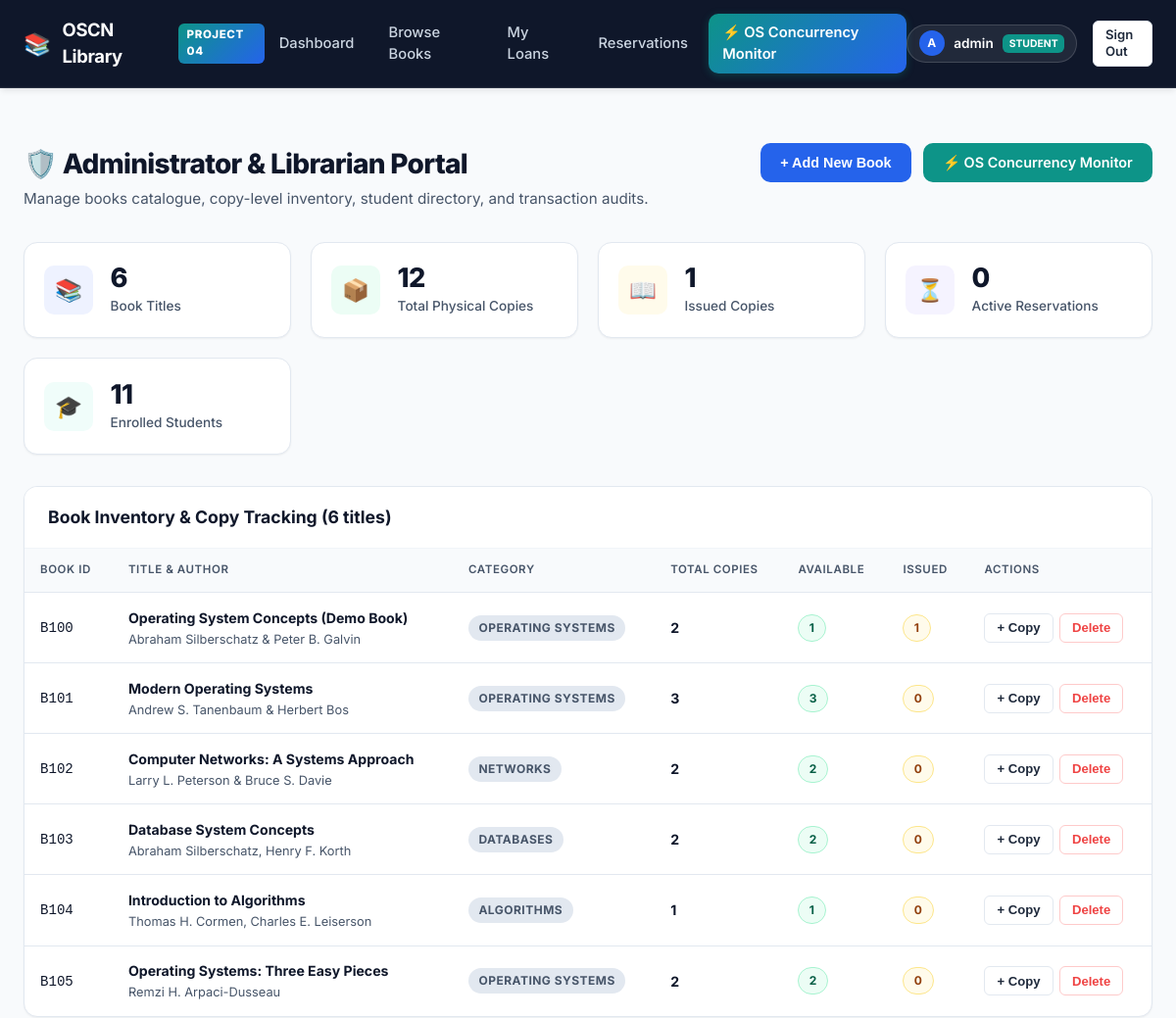
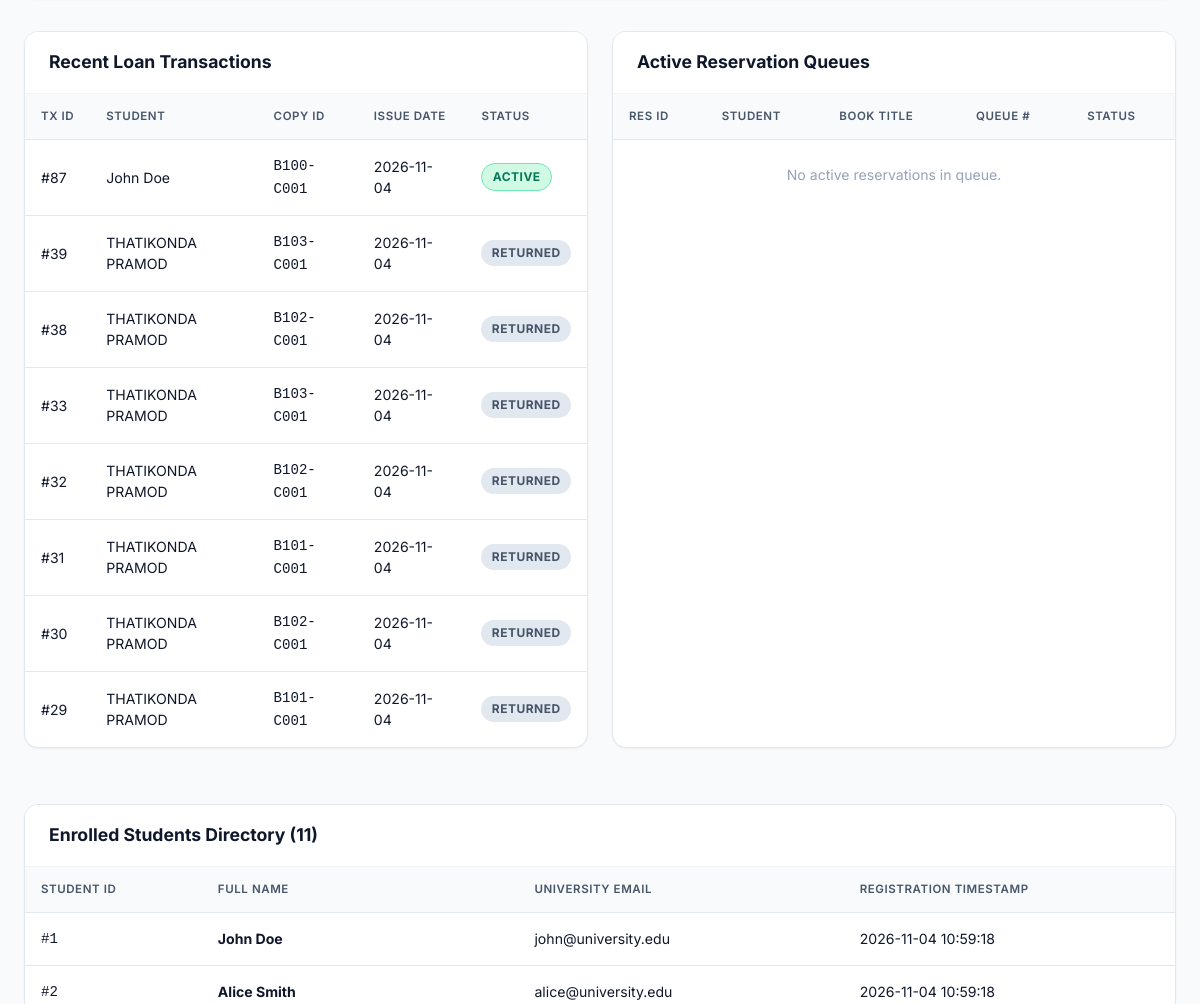
Before: /admin (signed in, upper part) with the older database file (2 pictures, top to bottom).
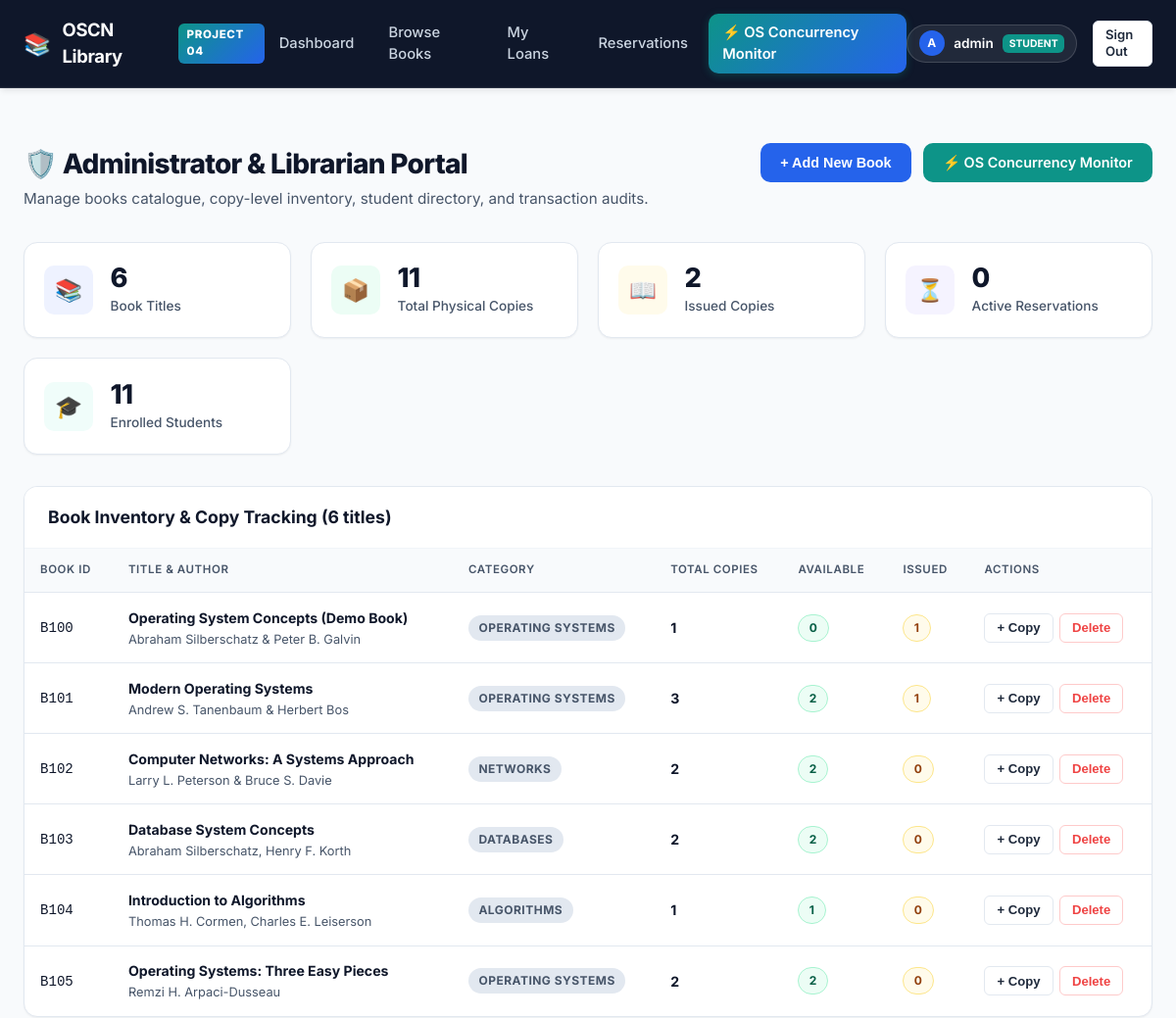
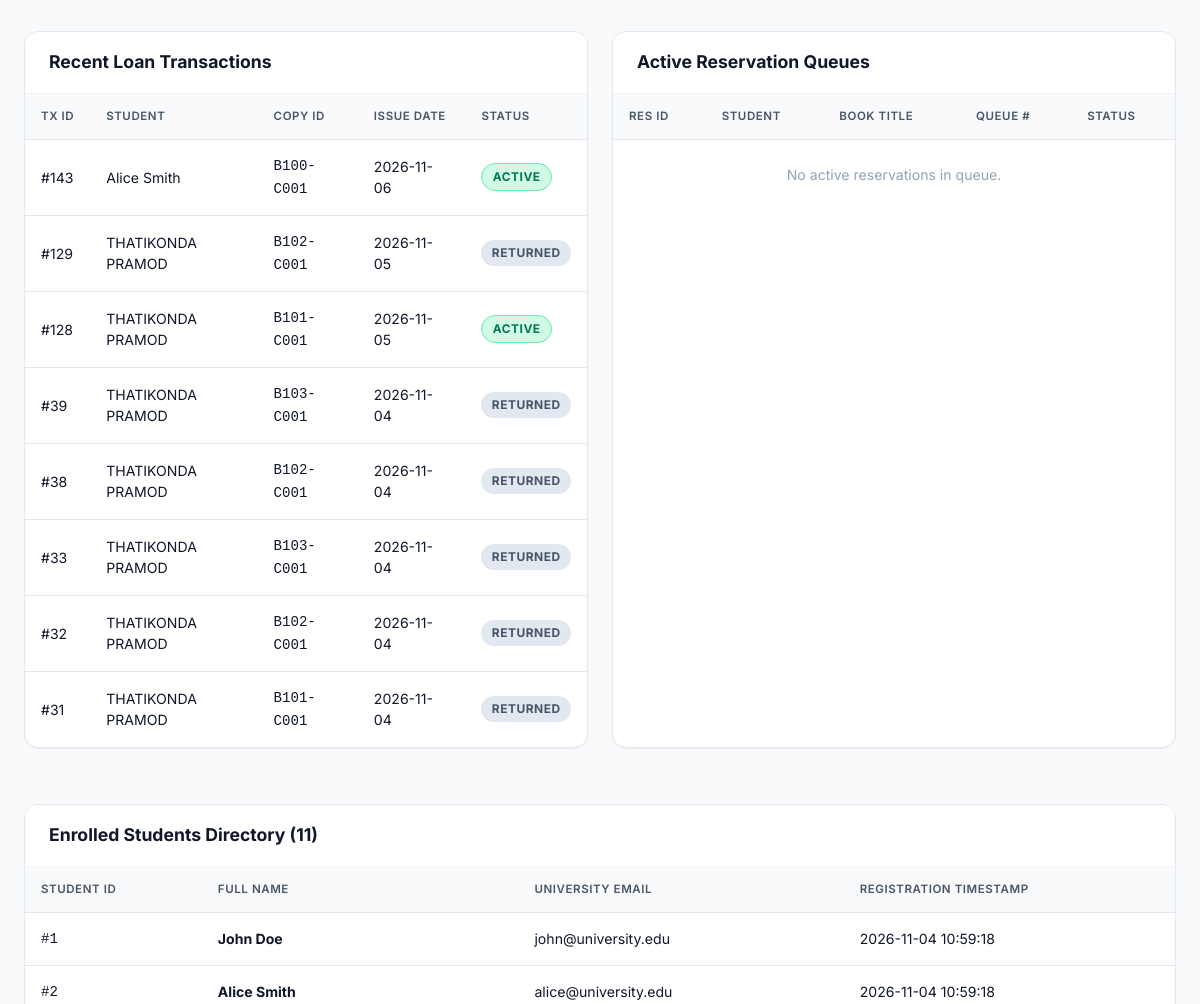
After: the same page with the newer database file (2 pictures, top to bottom).
### tables this page shows
CREATE TABLE books (
        book_id TEXT PRIMARY KEY,
        title TEXT NOT NULL,
        author TEXT NOT NULL,
        category TEXT NOT NULL,
        description TEXT,
        cover_image TEXT
    );

CREATE TABLE transactions (
        transaction_id INTEGER PRIMARY KEY AUTOINCREMENT,
        student_id INTEGER NOT NULL,
        copy_id TEXT NOT NULL,
        issue_date TIMESTAMP DEFAULT CURRENT_TIMESTAMP,
        due_date TIMESTAMP NOT NULL,
        return_date TIMESTAMP,
        status TEXT NOT NULL CHECK(status IN ('ACTIVE', 'RETURNED')) DEFAULT 'ACTIVE',
        FOREIGN KEY (student_id) REFERENCES students (student_id),
        FOREIGN KEY (copy_id) REFERENCES book_copies (copy_id)
    );

CREATE TABLE students (
        student_id INTEGER PRIMARY KEY AUTOINCREMENT,
        name TEXT NOT NULL,
        email TEXT UNIQUE NOT NULL,
        password_hash TEXT NOT NULL,
        created_at TIMESTAMP DEFAULT CURRENT_TIMESTAMP
    );

### app.py (the view)
@app.route('/admin')
@auth.admin_required
def admin_dashboard():
    stats = models.get_library_stats()
    books = models.get_all_books()
    students = models.get_all_students()
    transactions = models.get_all_transactions(limit=50)
    reservations = models.get_all_reservations(limit=50)
    return render_template(
        'admin.html',
        stats=stats,
        books=books,
        students=students,
        transactions=transactions,
        reservations=reservations
    )

### app.py (called while the page is built, shortened)
@app.context_processor
def inject_user_context():
    user_info = None
    if 'student_id' in session:
        user_info = {
            "id": session['student_id'],
            "name": session.get('name'),
            "email": session.get('email'),
            "role": "student"
        }
    return {
        "current_user": user_info,
        "now_year": datetime.now().year
    }

### auth.py (called while the page is built)
def admin_required(f):
    @wraps(f)
    def decorated_function(*args, **kwargs):
        if 'admin_id' not in session or session.get('role') != 'admin':
            if request.is_json or request.path.startswith('/api/'):
                return jsonify({"success": False, "error": "Admin privileges required."}), 403
            flash("Administrator login required to access the admin portal.", "danger")
            return redirect(url_for('login_page'))
        return f(*args, **kwargs)
    return decorated_function

### database.py (called while the page is built)
def get_db_connection():
    conn = sqlite3.connect(DB_PATH, timeout=20.0)
    conn.row_factory = sqlite3.Row
    conn.execute("PRAGMA foreign_keys = ON;")
    return conn

### templates/admin.html (shortened to what the changed rows need)
{% extends "base.html" %}
{% block content %}
<div class="page-header">
    <div>
        <h1 class="page-title">
            <span>🛡️ Administrator & Librarian Portal</span>
        </h1>
    </div>
</div>
<div class="stats-grid">
    <div class="stat-card">
        <div class="stat-info">
            <div class="stat-value">{{ stats.total_copies }}</div>
            <div class="stat-label">Total Physical Copies</div>
        </div>
    </div>
    <div class="stat-card">
        <div class="stat-info">
            <div class="stat-value">{{ stats.issued_copies }}</div>
            <div class="stat-label">Issued Copies</div>
        </div>
    </div>
</div>
<div class="card">
    <div class="card-body" style="padding: 0;">
        <div class="table-responsive">
            <table class="table">
                <thead>
                    <tr>
                        <th>Book ID</th>
                        <th>Title & Author</th>
                        <th>Category</th>
                        <th>Total Copies</th>
                        <th>Available</th>
                        <th>Issued</th>
                        <th>Actions</th>
                    </tr>
                </thead>
                <tbody>
                    {% for b in books %}
                    <tr>
                        <td><code>{{ b.book_id }}</code></td>
                        <td>
                            <strong>{{ b.title }}</strong><br>
                            <span style="font-size: 0.8rem; color: var(--text-secondary);">{{ b.author }}</span>
                        </td>
                        <td><span class="badge badge-completed">{{ b.category }}</span></td>
                        <td><strong>{{ b.total_copies }}</strong></td>
                        <td><span class="badge badge-available">{{ b.available_copies }}</span></td>
                        <td><span class="badge badge-issued">{{ b.issued_copies }}</span></td>
                        <td>
                            <div style="display: flex; gap: 0.4rem;">
                                <form action="{{ url_for('admin_add_copy') }}" method="POST">
                                    <button type="submit" class="btn btn-secondary btn-sm" title="Add another physical copy">+ Copy</button>
                                </form>
                                <form action="{{ url_for('admin_delete_book') }}" method="POST">
                                    <button type="submit" class="btn btn-outline-danger btn-sm" onclick="return confirm('Delete book {{ b.book_id }}?')">Delete</button>
                                </form>
                            </div>
                        </td>
                    </tr>
                    {% endfor %}
                </tbody>
            </table>
        </div>
    </div>
</div>
<div style="display: grid; grid-template-columns: 1fr 1fr; gap: 1.5rem; margin-top: 2rem;">
    <div class="card">
        <div class="card-body" style="padding: 0;">
            <div class="table-responsive">
                <table class="table">
                    <thead>
                        <tr>
                            <th>Tx ID</th>
                            <th>Student</th>
                            <th>Copy ID</th>
                            <th>Issue Date</th>
                            <th>Status</th>
                        </tr>
                    </thead>
                    <tbody>
                        {% for tx in transactions[:8] %}
                        <tr>
                            <td>#{{ tx.transaction_id }}</td>
                            <td>{{ tx.student_name }}</td>
                            <td><code>{{ tx.copy_id }}</code></td>
                            <td>{{ tx.issue_date[:10] }}</td>
                            <td>
                                <span class="badge {% if tx.status == 'ACTIVE' %}badge-ready{% else %}badge-completed{% endif %}">
                                    {{ tx.status }}
                                </span>
                            </td>
                        </tr>
                        {% endfor %}
                    </tbody>
                </table>
            </div>
        </div>
    </div>
    <div class="card">
        <div class="card-body" style="padding: 0;">
            <div class="table-responsive">
                <table class="table">
                    <thead>
                        <tr>
                            <th>Res ID</th>
                            <th>Student</th>
                            <th>Book Title</th>
                            <th>Queue #</th>
                            <th>Status</th>
                        </tr>
                    </thead>
                </table>
            </div>
        </div>
    </div>
</div>
<div class="card" style="margin-top: 2rem;">
    <div class="card-body" style="padding: 0;">
        <div class="table-responsive">
            <table class="table">
                <thead>
                    <tr>
                        <th>Student ID</th>
                        <th>Full Name</th>
                        <th>University Email</th>
                        <th>Registration Timestamp</th>
                    </tr>
                </thead>
                <tbody>
                    {% for s in students %}
                    <tr>
                        <td><code>#{{ s.student_id }}</code></td>
                        <td><strong>{{ s.name }}</strong></td>
                        <td>{{ s.email }}</td>
                        <td>{{ s.created_at }}</td>
                    </tr>
                    {% endfor %}
                </tbody>
            </table>
        </div>
    </div>
</div>
{% endblock %}

Changed rows visible on the page:
removed transactions: transaction_id "87", student_name "John Doe", copy_id "B100-C001", issue_date "2026-11-04", status "ACTIVE"
no longer on this page (row unchanged): transactions: transaction_id "30", student_name "THATIKONDA PRAMOD", copy_id "B102-C001", issue_date "2026-11-04", status "RETURNED"
no longer on this page (row unchanged): transactions: transaction_id "29", student_name "THATIKONDA PRAMOD", copy_id "B101-C001", issue_date "2026-11-04", status "RETURNED"
computed for books "Operating System Concepts (Demo Book)": total_copies "2" → "1"; available_copies "1" → "0"
computed for books "Modern Operating Systems": available_copies "3" → "2"; issued_copies "0" → "1"
added transactions: transaction_id "143", student_name "Alice Smith", copy_id "B100-C001", issue_date "2026-11-06", status "ACTIVE"
added transactions: transaction_id "129", student_name "THATIKONDA PRAMOD", copy_id "B102-C001", issue_date "2026-11-05", status "RETURNED"
added transactions: transaction_id "128", student_name "THATIKONDA PRAMOD", copy_id "B101-C001", issue_date "2026-11-05", status "ACTIVE"
Other visible differences:
{{ stats.total_copies }}: "12" → "11"
{{ stats.issued_copies }}: "1" → "2"
